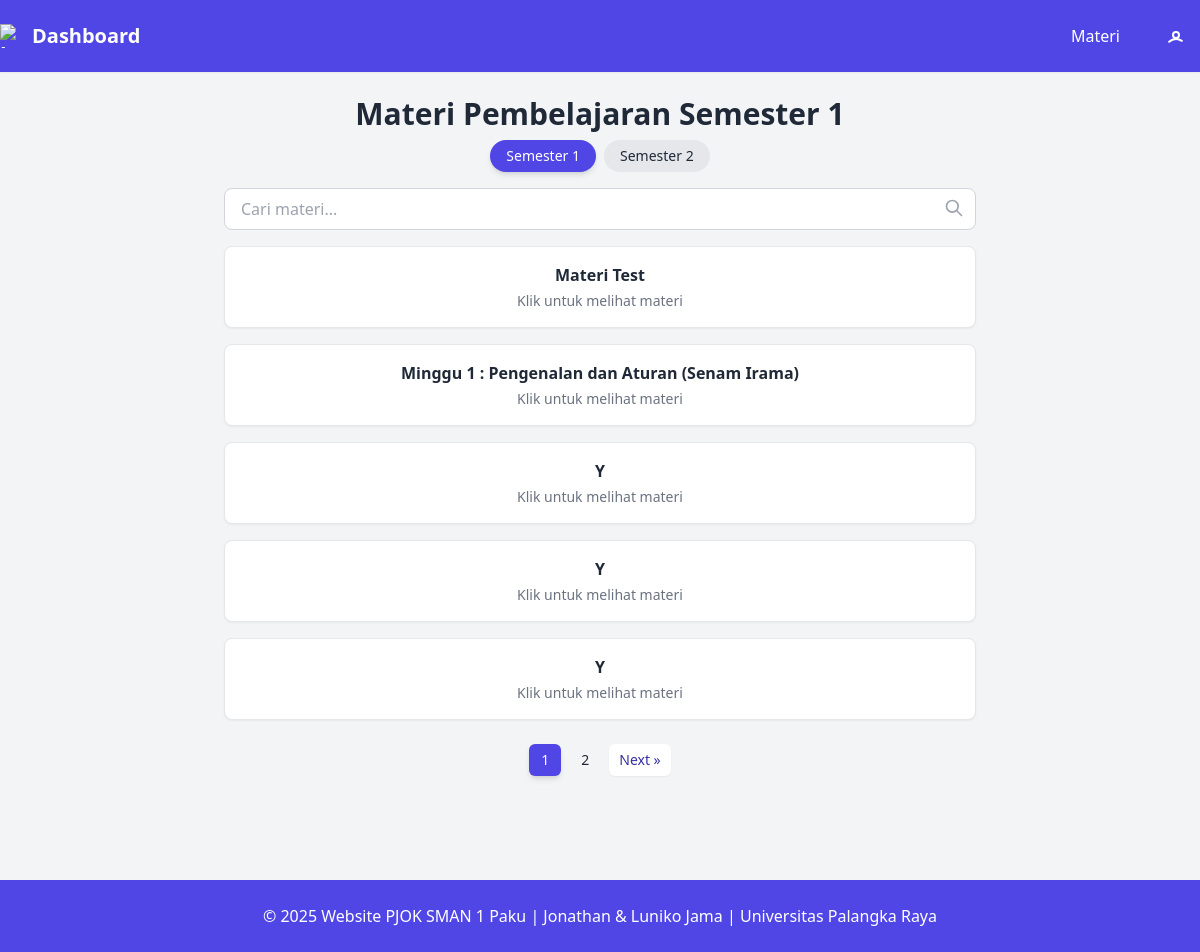
Screenshot of /pages/siswa/materi/index.php (signed in) with the database file from the repository.
### tables this page shows
CREATE TABLE `materi` (
  `id_materi` varchar(10) NOT NULL CHECK (`id_materi` like 'MTR%'),
  `judul_materi` varchar(255) NOT NULL,
  `semester_materi` enum('1','2') NOT NULL,
  `isi_materi` longtext DEFAULT NULL,
  `video_materi` varchar(255) DEFAULT NULL,
  `id_admin` varchar(10) DEFAULT NULL,
  `id_guru` varchar(10) DEFAULT NULL,
  `pengubah_terakhir` varchar(10) NOT NULL,
  `role_pengubah` enum('admin','guru','','') NOT NULL,
  `waktu_diubah` datetime NOT NULL DEFAULT current_timestamp()
);

### pages/siswa/materi/index.php (the view, shortened to what this page needs)
<?php
require_once "../../../database.php";
$semester = isset($_GET['semester']) && in_array($_GET['semester'], ['1','2']) ? $_GET['semester'] : '1';
$search = isset($_GET['q']) ? trim($_GET['q']) : '';
$filter = "semester_materi='$semester'";
$perPage = 5;
$page = max(1, intval($_GET['page'] ?? 1));
$start = ($page - 1) * $perPage;
$totalRes = mysqli_query($conn, "SELECT COUNT(*) AS tot FROM materi WHERE $filter");
$totalData = mysqli_fetch_assoc($totalRes)['tot'];
$totalPages = ceil($totalData / $perPage);
$sql = "SELECT * FROM materi WHERE $filter ORDER BY id_materi DESC LIMIT $start,$perPage";
$res = mysqli_query($conn, $sql);
$materi = mysqli_fetch_all($res, MYSQLI_ASSOC);
include "../../../includes/navbar_siswa.php";
?>
<!DOCTYPE html>
<html lang="id">
<head>
  <script src="https://cdn.tailwindcss.com"></script>
</head>
<body class="bg-indigo-50 p-2 sm:p-4">
<div class="max-w-3xl mx-auto">
  <div class="mb-4 px-2">
    <h1 class="text-2xl sm:text-3xl font-bold text-gray-800 text-center mb-2">
      Materi Pembelajaran Semester <?= $semester ?>
    </h1>
    <div class="flex justify-center space-x-2 mb-4">
      <?php for ($s = 1; $s <= 2; $s++): ?>
        <a href="?semester=<?= $s ?>"
           class="px-4 py-1.5 rounded-full text-xs sm:text-sm font-medium
           <?= $semester == $s ? 'bg-indigo-600 text-white shadow-md' : 'bg-gray-200 hover:bg-gray-300'; ?>">
          Semester <?= $s ?>
        </a>
      <?php endfor; ?>
    </div>
    <div class="relative">
      <input type="text" id="search-box" name="q"
             value="<?= htmlspecialchars($search) ?>"
             placeholder="Cari materi..."
             class="w-full px-4 py-2 border border-gray-300 rounded-lg focus:ring-2 focus:ring-indigo-200 focus:border-indigo-500 text-sm sm:text-base"
             data-semester="<?= $semester ?>">
      <svg class="absolute right-3 top-2.5 h-5 w-5 text-gray-400" fill="none" stroke="currentColor" viewBox="0 0 24 24">
        <path stroke-linecap="round" stroke-linejoin="round" stroke-width="2" d="M21 21l-6-6m2-5a7 7 0 11-14 0 7 7 0 0114 0z"></path>
      </svg>
    </div>
  </div>
  <div id="materi-list" class="space-y-3 sm:space-y-4 px-2">
    <?php if (count($materi) === 0): ?>
      <div class="text-center py-8">
        <p class="text-gray-600">Tidak ada materi ditemukan.</p>
      </div>
    <?php else: ?>
      <?php foreach ($materi as $row): ?>
        <a href="view.php?id=<?= htmlspecialchars($row['id_materi']) ?>"
   class="block materi-card bg-white rounded-lg shadow-sm
          transition-all duration-500 ease-[cubic-bezier(0.25,0.1,0.25,1)]
          hover:bg-gradient-to-r hover:from-indigo-600 hover:to-indigo-500 hover:text-white
          hover:shadow-xl hover:-translate-y-1
          active:bg-indigo-700 active:translate-y-0
          border border-gray-200 transform group">
  <div class="p-3 sm:p-4">
    <h2 class="text-center font-semibold text-gray-800 group-hover:text-white text-sm sm:text-base line-clamp-2 transition-colors duration-300">
      <?= htmlspecialchars($row['judul_materi']) ?>
    </h2>
    <p class="text-center text-xs sm:text-sm text-gray-500 group-hover:text-indigo-100 mt-1 transition-colors duration-500">
      Klik untuk melihat materi
    </p>
  </div>
</a>
      <?php endforeach; ?>
    <?php endif; ?>
  </div>
  <?php if ($totalPages > 1): ?>
    <?php $queryStr = "semester=$semester" . ($search !== '' ? "&q=" . urlencode($search) : ''); ?>
    <div class="mt-6 flex justify-center items-center space-x-1 sm:space-x-2 px-2">
      <?php
      $startPage = max(1, $page - 2);
      $endPage = min($totalPages, $page + 2);
      for ($i = $startPage; $i <= $endPage; $i++): ?>
        <a href="?<?= $queryStr ?>&page=<?= $i ?>"
           class="px-3 py-1.5 text-xs sm:text-sm rounded-md <?= $i == $page ? 'bg-indigo-600 text-white shadow-md' : 'bg-gray-100 hover:bg-gray-200'; ?>">
          <?= $i ?>
        </a>
      <?php endfor;
      if ($endPage < $totalPages) echo '<span class="px-1">...</span>'; ?>
      <?php if ($page < $totalPages): ?>
        <a href="?<?= $queryStr ?>&page=<?= $page+1 ?>"
           class="px-2.5 py-1.5 text-xs sm:text-sm bg-white text-indigo-800 rounded-md hover:bg-gray-100 shadow-sm">
          Next &raquo;
        </a>
      <?php endif; ?>
    </div>
  <?php endif; ?>
</div>
<?php include "../../../includes/footer.php"; ?>
</body>
</html>

### pages/siswa/materi/index.php (style rules this page uses)
body { font-family: 'Poppins', sans-serif; -webkit-text-size-adjust: 100%; }
.materi-card { transition: transform 0.2s, box-shadow 0.2s; }

### rows the page displays
materi: judul_materi "Materi Test"
materi: judul_materi "Minggu 1 : Pengenalan dan Aturan (Senam Irama)"
materi: judul_materi "Y"
materi: judul_materi "Y"
materi: judul_materi "Y"

### other values shown
$semester "1"
